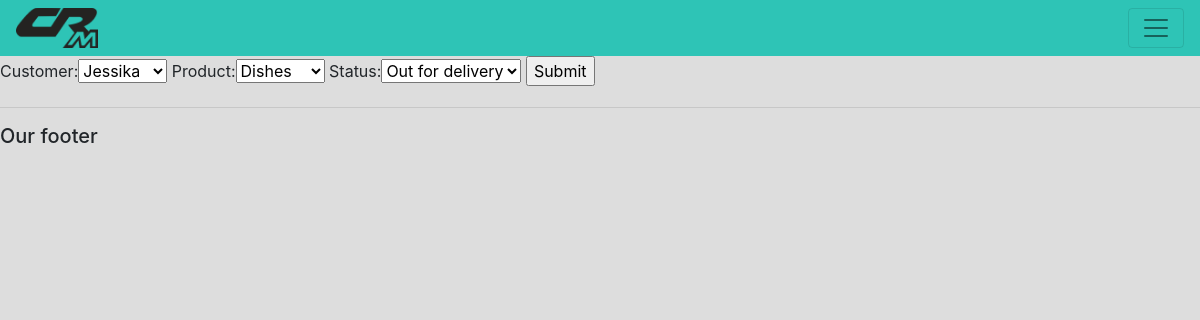
/update_order/5, run on the app's committed database.
### accounts/models.py (models this page shows, shortened)
class Order(models.Model):
    STATUS = (
        ('Pending', 'Pending'),
        ('Out for delivery', 'Out for delivery'),
        ('Delivered','DElivered'),
    )
    customer = models.ForeignKey(Customer, null=True, on_delete= models.SET_NULL)
    product = models.ForeignKey(Product, null=True, on_delete= models.SET_NULL)
    date_created =  models.DateTimeField(auto_now_add=True)
    status = models.CharField(max_length=200, null=True, choices=STATUS)

### accounts/views.py (the view)
# urls.py: path('update_order/<str:pk_test2>', views.updateOrder, name='update_order'),
def updateOrder(request, pk_test2):
    order = Order.objects.get(id=pk_test2)
    form = OrderForm(request.POST or None , instance=order)
    if request.method == 'POST':
        if form.is_valid():
            form.save()
            return redirect('/')
    context = {'form': form}
    return render(request, 'accounts/order_form.html', context)

### accounts/forms.py
class OrderForm(ModelForm):
    class Meta:
        model = Order
        fields = '__all__'   #if one field: fields = ['customer', 'product']

### accounts/models.py (called while the page is built)
    def __str__(self):
        return self.name

    def __str__(self):
        return self.name

### accounts/templates/accounts/order_form.html (shortened to what this page needs)
{% extends 'accounts/main.html' %}
{% load static %}
{% block content %}
<form action="" method="POST">
    {{form}}
    <input type="submit" name="Submit">
</form>
{% endblock %}

### static/css/main.css (style rules this page uses)
body { background-color: #dddddd; }

### data on the page
Order: customer "Jessika", product "Dishes", status "Out for delivery"
